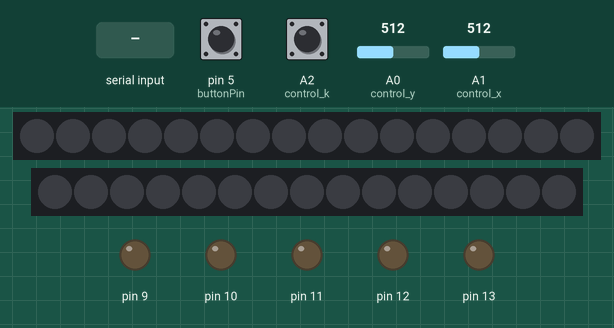
This sketch was run on a simulated Arduino Uno, built with avr-gcc and run on an emulated ATmega328P. On the bench: 16 RGB LEDs in strip order, left to right, 15 RGB LEDs in strip order, left to right, output pins drawn as LEDs (lit = HIGH). Inputs (shaded band) come from the test bench; at power-on: A1 (control_x) = 512, A0 (control_y) = 512, pin 5 (buttonPin) HIGH, A2 (control_k) HIGH. What the sketch prints to the serial monitor is not drawn.

Above: at 1.2 s.
1.3 s: "F" received over Serial
At 2.4 s:
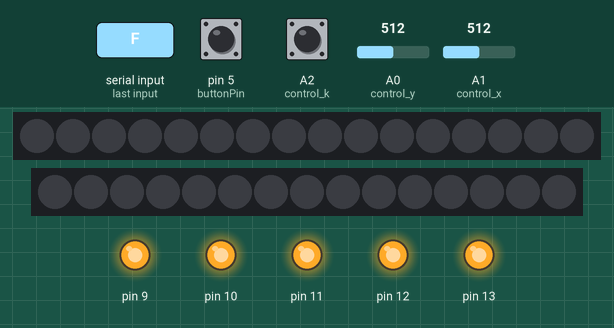
6.5 s: A1 (control_x) set to 482
14.5 s: A0 (control_y) set to 513
Timing chart, 0 to 17.5 s (numbered marks = the images above; inputs shaded):
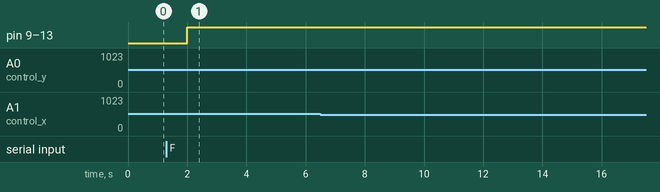

Measured:
- after the input at 1.3 s, pin 9–13: LOW → HIGH after 0.70 s
- after the input at 6.5 s, every drawn part: stays the same
- after the input at 14.5 s, every drawn part: stays the same

The sketch:

sketch_may18b.ino
```cpp
#include <Adafruit_NeoPixel.h>

int control_x = A1;
int control_y = A0;
int control_k = A2;
int round_led = 7;
int light_led = 3;
int buttonPin = 5;
bool button_status;
/* 建立環燈物件 */
Adafruit_NeoPixel strip = Adafruit_NeoPixel(16, round_led);
Adafruit_NeoPixel light = Adafruit_NeoPixel(15, light_led);

int X;
int Y;
int K;
int bullets = 5;

void setup()
{
  Serial.begin(9600);
  pinMode(control_x,INPUT);
  pinMode(control_y,INPUT);
  pinMode(control_k,INPUT);
  pinMode(9, OUTPUT);
  pinMode(10, OUTPUT);
  pinMode(11, OUTPUT);
  pinMode(12, OUTPUT);
  pinMode(13, OUTPUT);
  pinMode(buttonPin, INPUT);

  strip.begin();
  strip.setBrightness(32); //降低亮度為1/8
  strip.show();

  light.begin();
  light.setBrightness(32);
  light.show();

}

void loop()
{
  char code = Serial.read();
  if(code >= 65 && code <= 70)
    BulletsController(code - 65);
  else if(code == "F"){
    colorWipe(strip.Color(20, 0, 0), 16);
  }


  /* 環燈顏色控制
  colorWipe(strip.Color(20, 0, 0), 500); // Red
  colorWipe(strip.Color(0, 255, 0), 500); // Green
  colorWipe(strip.Color(0, 0, 255), 500); // Blue
  */

  //BulletsController(bullets);
  /* 偵測按鈕 */
  button_status = digitalRead(buttonPin);
  if(!button_status){
    Serial.print('z');
    //bullets --;
  }


  //analogRead
  /* 搖桿測試*/
  X = analogRead(control_x);
  Y = analogRead(control_y);
  K = digitalRead(control_k);

 /*
  Serial.print("X:");
  Serial.println(X, DEC);
  Serial.print("Y:");
  Serial.println(Y, DEC);
  Serial.println("---------------------");
 */
  if(X > 600){
    Serial.print('a');
    //Serial.println("向左");
  }

  else if(X <= 500){
    Serial.print('b');
    //Serial.println("向右");
  }

  if(Y > 600){
    Serial.print('c');
    //Serial.println("向上");
  }

  else if(Y <= 500){
    Serial.print('d');
    //Serial.println("向下");
  }

  if(X<=600 && X>= 500 && Y<=600 && Y>= 500){
    Serial.print('n');
    //Serial.println("中間");
  }

  if(!K){
    Serial.print('k');
  }

  delay(1000);

}


/*給顏色與亮到哪顆燈(energy，最多16) */
void colorWipe(uint32_t c, int energy) {
    for(int i=0; i<energy;i++){
      strip.setPixelColor(i, c);
      strip.show();
      delay(500);
    }
}

void addbullets(){
  bullets += 1;
  if (bullets > 5){
    bullets = 5;
  }
}

void colorHp(int hp){
  // 重整
  for(int i=0; i<15; i++){
      light.setPixelColor(i, 0, 0, 0);
      light.show();
  }

  for(int i=0; i<map(hp, 0, 100, 0, 15); i++){
      light.setPixelColor(i, 255, 0, 0);
      light.show();
  }
}

// 給予剩餘子彈數，最多5
void BulletsController(int bullets){
  //9 10 11 12 13 給LED腳位

  for(int i=0; i<bullets; i++){
    digitalWrite(9 + i, HIGH);
  }

  for(int i=3; i>bullets; i--){
    digitalWrite(9 + i, LOW);
  }
}
```
